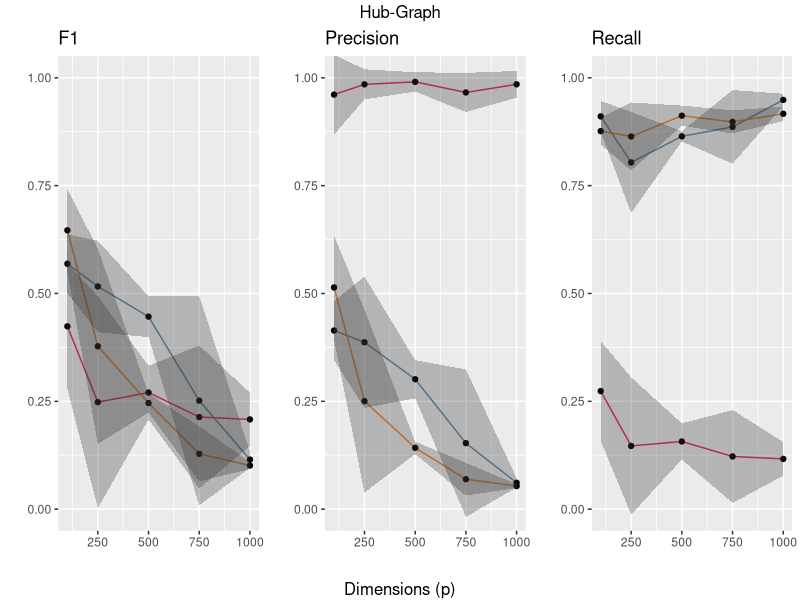
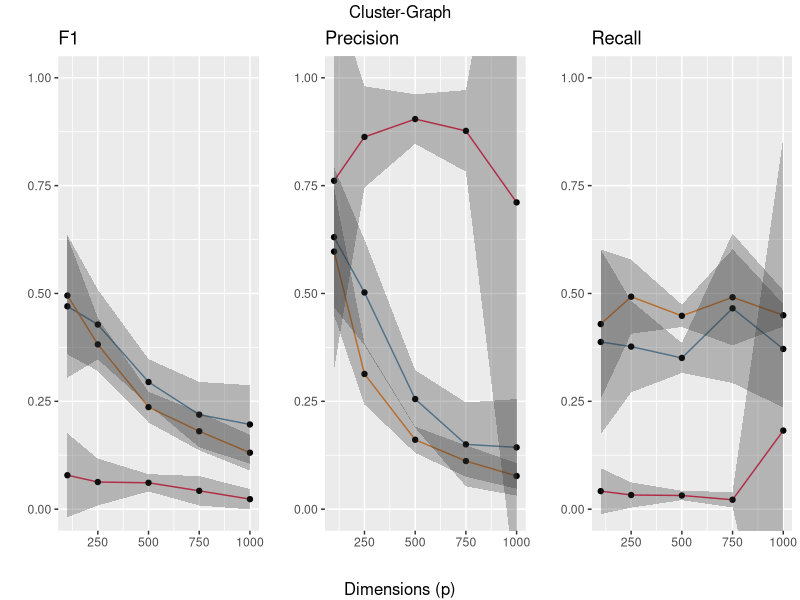
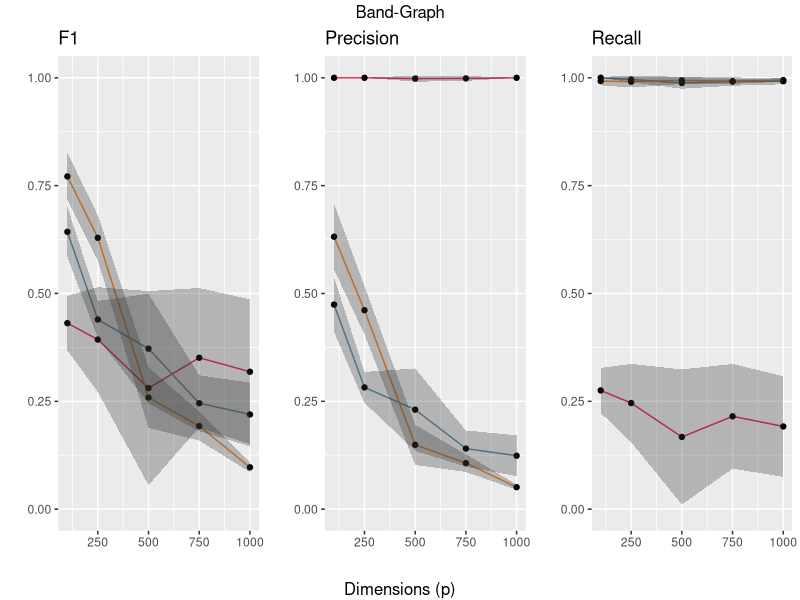
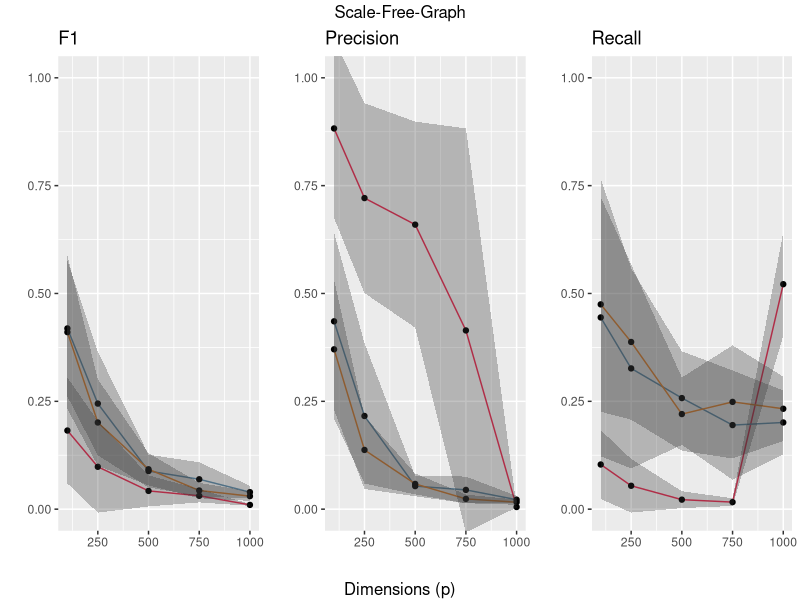
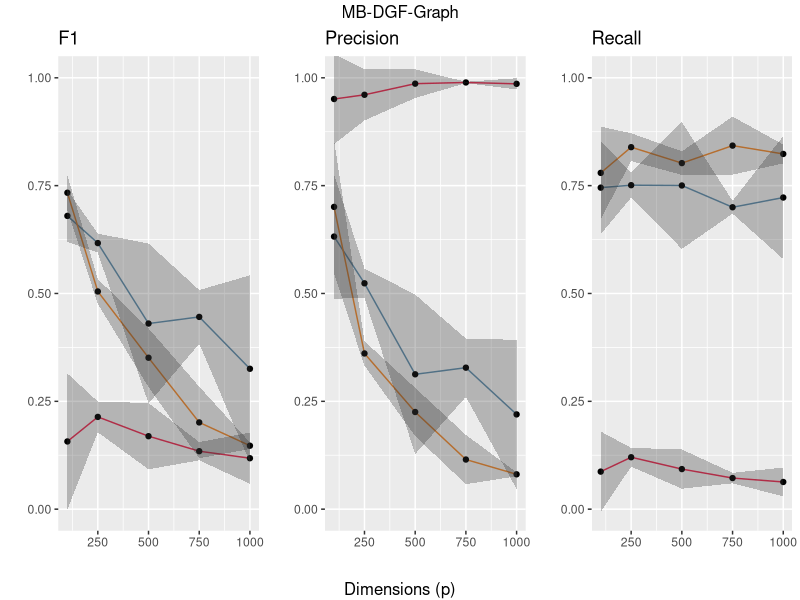
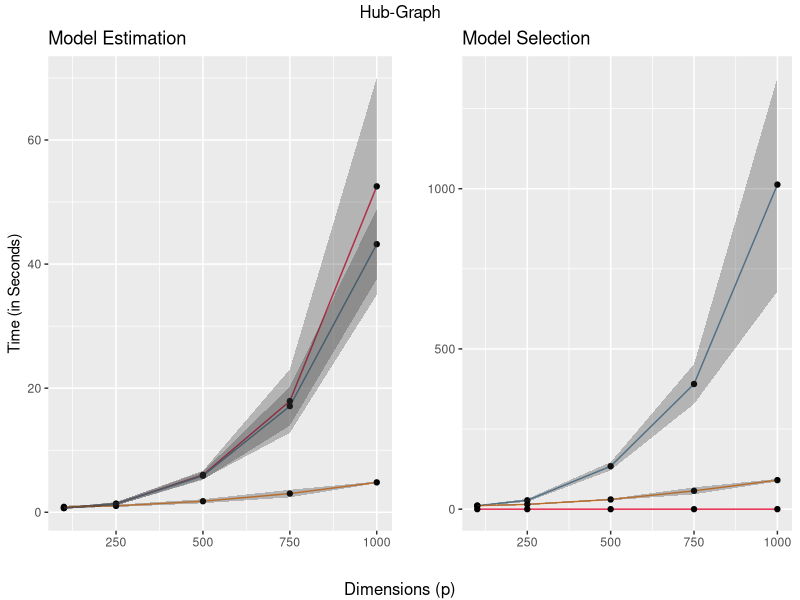
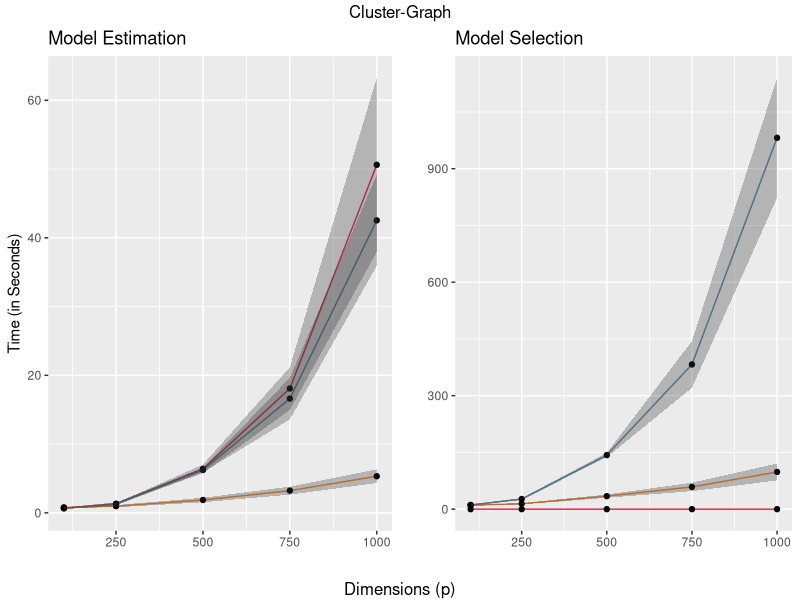
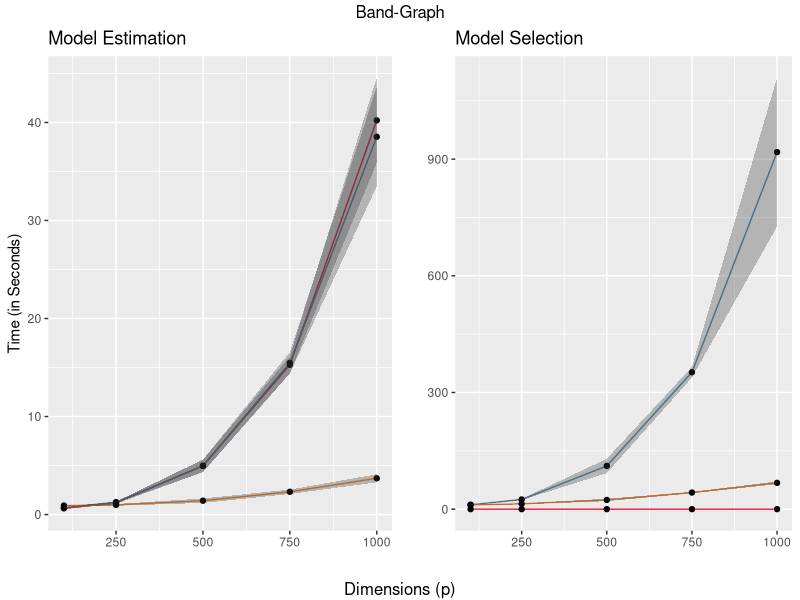

The R script that drew these images, in order:
# Script for Analysis of the obtained data.
# 
# Colors for labels taken from https://latexcolor.com/.
#
# Neighborhood Selection as Covariance Selection - Revisiting Meinshausen and
# Bühlmann's Approach.
#
# For the seminar "Network Learning and Sparse Estimation"
#
# Philipp Koch, 2023

library(data.table)
library(gridExtra)
library(dplyr)
library(ggplot2)


# PREPARE DATA

setwd("/home/philko/Documents/Uni/SoSe23/SparseAndNetwork")
data <- read.csv('./data/data.csv')
data$name <- apply( data[ , c('method', 'selector')] , 1 , paste , collapse = "-" )
data <- subset(data, select = -c(method, selector))

# PREPARE OUTPUT
folder_path <- "figures"
if (!file.exists(folder_path)) {
  dir.create(folder_path, recursive = TRUE)
  cat("Folder created:", folder_path, "\n")
} else {
  cat("Folder already exists:", folder_path, "\n")
}


# HELPER FUNCTIONS

data_grouped <- data %>%
  group_by(graph, dim, name) %>% 
  summarise_at(
    vars(
      "f1",
      "precision",
      "recall",
      "elapsed_time_model",
      "elapsed_time_best",
      "peak_ram_model",
      "peak_ram_best"),
    list(
      mean = mean,
      std = ~sqrt(var(.x))))
               
add_ci <- function(df, col) {
  new_col_max <- paste("ci", col, "max", sep = "_")
  new_col_min <- paste("ci", col, "min", sep = "_")
  
  mean_nm <- paste(col, "mean", sep = "_")
  std_nm <- paste(col, "std", sep = "_")
  
  df[new_col_max] <- data_grouped[mean_nm] + 1.96 * data_grouped[std_nm]
  df[new_col_min] <- data_grouped[mean_nm] - 1.96 * data_grouped[std_nm]
  return(df)
}

get_title <- function(graph_name) {
  if (graph_name == "hub") return("Hub-Graph")
  if (graph_name == "scale-free") return("Scale-Free-Graph")
  if (graph_name == "cluster") return("Cluster-Graph")
  if (graph_name == "band") return("Band-Graph")
  if (graph_name == "MB") return("MB-DGF-Graph")
}

plot_models <- function(df, col_name) {
  plot <- ggplot(data=df, aes_string(x="dim", y=paste(col_name, "mean", sep="_"), group="name")) +
    geom_line(aes(col = name)) +
    scale_color_manual(
      values = c(
        "glasso-stars" = "#5D8AA8", # air force blue
        "glasso-ebic" = "#E52B50", # amararanth
        "mb-stars" = "#ED872D")) + # cadmium orange
    geom_point() +
    ylab("") +
    xlab("") +
    geom_ribbon(
      data = data_tmp,
      aes_string(
        x = "dim",
        ymin = paste("ci", col_name, "min", sep="_"),
        ymax = paste("ci", col_name, "max", sep="_")),
      alpha = 0.3) +
    theme(legend.position = "none") +
    { if (col_name %in% c("f1", "precision", "recall")) {
      coord_cartesian(ylim = c(0, 1))
    } else {
      xlab("")}
    }
  return(plot)
}



# PLOT PERFORMANCE GRAPHS

data_grouped <- add_ci(data_grouped, "f1")
data_grouped <- add_ci(data_grouped, "precision")
data_grouped <- add_ci(data_grouped, "recall")

graphs <- unique(data$graph)
plots_perf <- list()
i <- 1
for (g in graphs) {
  data_tmp <- data_grouped %>%
    filter(graph == g)
  data_tmp <- na.omit(data_tmp)
  plot1 <- plot_models(data_tmp, "f1") +
    ggtitle("F1")

  plot2 <- plot_models(data_tmp, "precision") +
    ggtitle("Precision")

  plot3 <- plot_models(data_tmp, "recall") +
    ggtitle("Recall")

  plt <- grid.arrange(
    plot1, plot2, plot3,
    ncol = 3,
    top = get_title(g),
    bottom = "Dimensions (p)")
  ggsave(
    plt,
    file=paste("./figures/", g, "_perf", ".pdf", sep = ""),
    width = 22,
    height = 10,
    units = "cm")
  plots_perf[[i]] <- plt
  i <- i + 1
}



# PLOT ELAPSED TIME FOR MODEL AND MODEL-SELECTION

data_grouped <- add_ci(data_grouped, "elapsed_time_model")
data_grouped <- add_ci(data_grouped, "elapsed_time_best")

plots_time <- list()
i <- 1
for (g in graphs) {
  data_tmp <- data_grouped %>%
    filter(graph == g)
  data_tmp <- na.omit(data_tmp)
  plot1 <- plot_models(data_tmp, "elapsed_time_model") +
    ylab("Time (in Seconds)") +
    ggtitle("Model Estimation")
  plot2 <- plot_models(data_tmp, "elapsed_time_best") +
    ggtitle("Model Selection")

  plt <- grid.arrange(
    plot1,
    plot2,
    ncol = 2,
    top = get_title(g),
    bottom = "Dimensions (p)")
  ggsave(
    plt,
    file=paste("./figures/", g, "_time", ".pdf", sep = ""),
    width = 22,
    height = 10,
    units = "cm")
  plots_time[[i]] <- plt
  i <- i + 1
}



# PLOT RAM USAGE

data_grouped <- add_ci(data_grouped, "peak_ram_model")
data_grouped <- add_ci(data_grouped, "peak_ram_best")

plots_ram <- list()
i <- 1
for (g in graphs) {
  data_tmp <- data_grouped %>%
    filter(graph == g)
  data_tmp <- na.omit(data_tmp)
  plot1 <- plot_models(data_tmp, "peak_ram_model") +
    ylab("Memory (in MiB)") +
    ggtitle("Model Estimation")
  plot2 <- plot_models(data_tmp, "peak_ram_best") +
    ggtitle("Model Selection")


  plt <- grid.arrange(
    plot1,
    plot2,
    ncol = 2,
    top = get_title(g),
    bottom = "Dimensions (p)")
  ggsave(
    plt,
    file=paste("./figures/", g, "_memory", ".pdf", sep = ""),
    width = 22,
    height = 10,
    units = "cm")
  plots_ram[[i]] <- plt
  i <- i + 1
}



# GET TABLES FOR EACH GRAPH
# data_grouped[data_grouped$graph == "MB", ][c("name", "dim", "f1_mean", "precision_mean", "recall_mean")]
print_table <- function(df, graph, cols){
  with_mean <- unname(sapply(cols, function(e) paste(e, "mean", sep = "_")))
  cols <- c("name", "dim", with_mean)
  lapply(
    c("mb-stars", "glasso-stars", "glasso-ebic"),
    function(n) {
      data_grouped[
        data_grouped$graph == graph & data_grouped$name == n, ][cols]})
}
